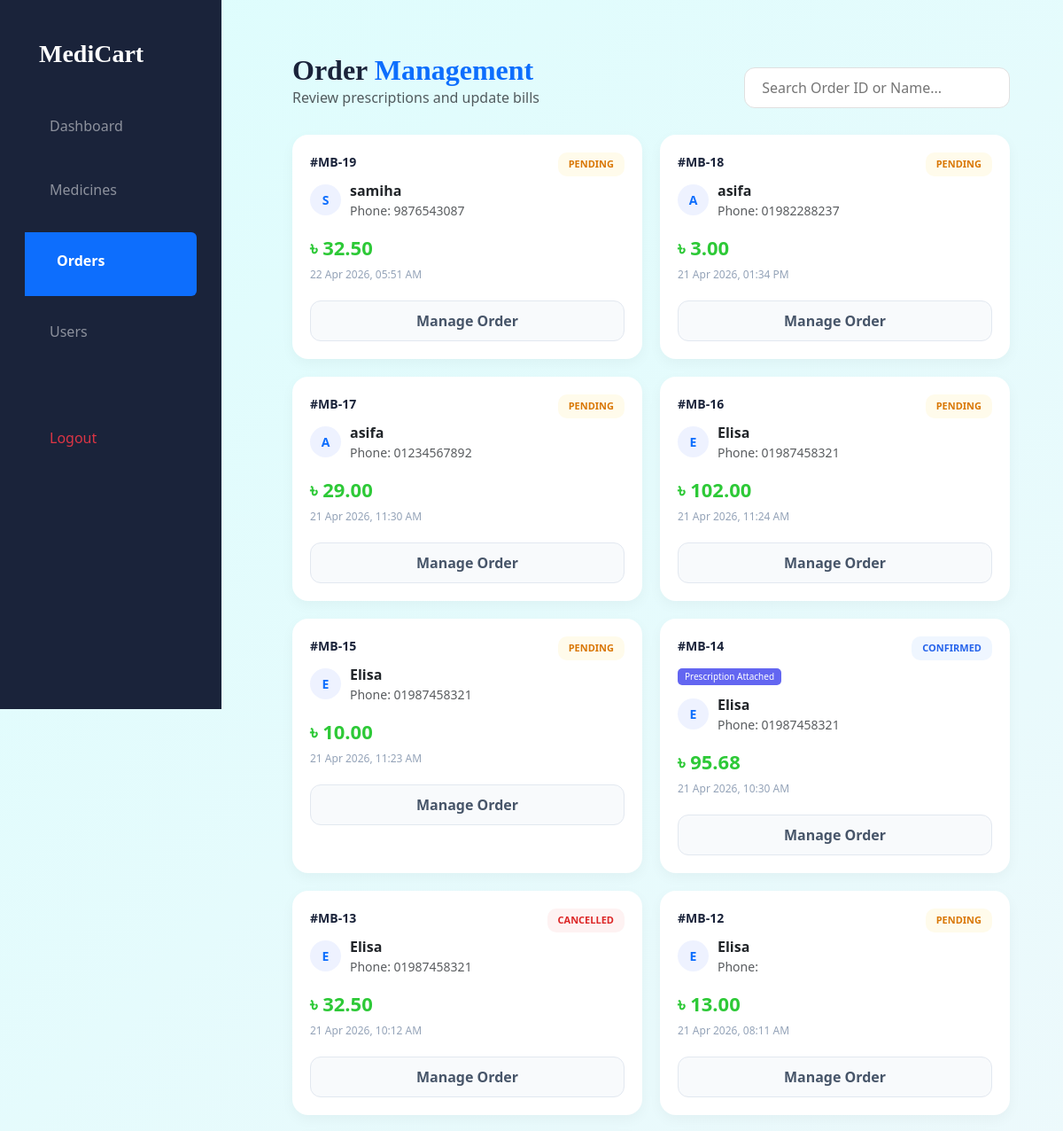
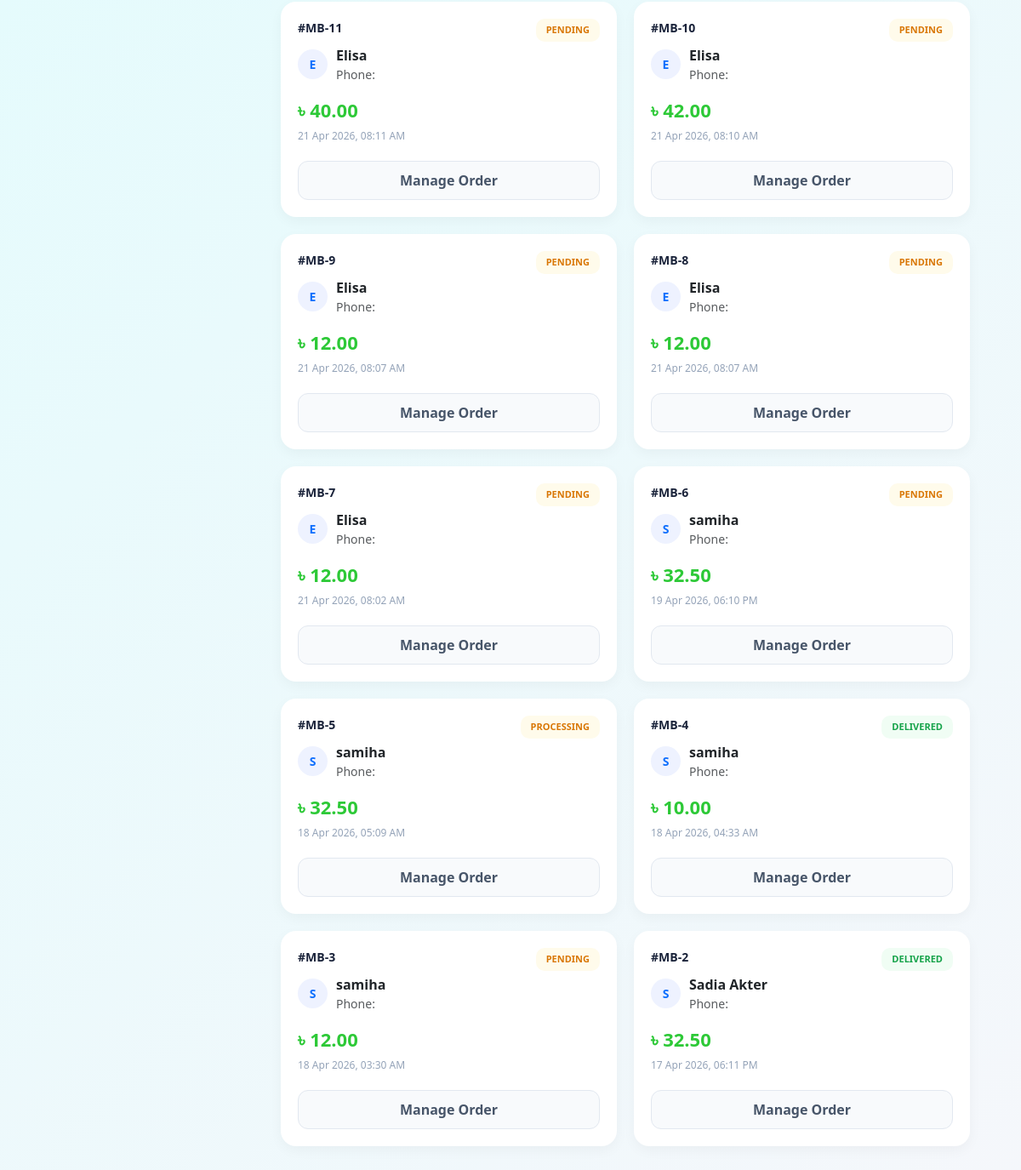
The app's page /admin/orders.php (signed in) with its own data (2 pictures, top to bottom).
### tables this page shows
CREATE TABLE `orders` (
  `order_id` int(11) NOT NULL,
  `user_id` int(11) DEFAULT NULL,
  `address` text DEFAULT NULL,
  `phone` varchar(20) DEFAULT NULL,
  `total_amount` decimal(10,2) DEFAULT NULL,
  `payment_method` varchar(50) DEFAULT NULL,
  `status` varchar(50) DEFAULT 'Pending',
  `prescription_file` varchar(255) DEFAULT NULL,
  `order_date` timestamp NOT NULL DEFAULT current_timestamp(),
  `total_price` decimal(10,2) DEFAULT 0.00
);

CREATE TABLE `users` (
  `user_id` int(11) NOT NULL,
  `name` varchar(100) NOT NULL,
  `phone` varchar(20) NOT NULL,
  `email` varchar(255) DEFAULT NULL,
  `password` varchar(255) NOT NULL,
  `created_at` timestamp NOT NULL DEFAULT current_timestamp(),
  `role` varchar(20) DEFAULT 'user'
);

### admin/orders.php (the view, shortened to what this page needs)
<?php
include('../includes/db.php');
include('../includes/ad_header.php');
$orders = mysqli_query($conn, "SELECT o.*, u.name as name FROM orders o JOIN users u ON o.user_id = u.user_id ORDER BY o.order_date DESC");
?>
<div class="sidebar" style="width: 250px; height: 100vh; background: #1a233a; position: fixed; left: 0; top: 0;">
    <div class="p-4"><h3 style="color:#fff; font-family:cursive; font-weight:900;">MediCart</h3></div>
    <ul class="list-unstyled">
        <li class="px-4 py-2"><a href="dashboard.php" class="text-white-50 text-decoration-none">Dashboard</a></li>
        <li class="px-4 py-2"><a href="manage_medicines.php" class="text-white-50 text-decoration-none">Medicines</a></li>
        <li class="px-4 py-2 bg-primary rounded-end m-2"><a href="orders.php" class="text-white text-decoration-none fw-bold">Orders</a></li>
        <li class="px-4 py-2"><a href="users.php" class="text-white-50 text-decoration-none">Users</a></li>
        <li class="px-4 py-2 mt-5"><a href="logout.php" class="text-danger text-decoration-none">Logout</a></li>
    </ul>
</div>
<div class="main-content">
    <div class="d-flex justify-content-between align-items-end mb-4">
        <div>
            <h2 style="font-weight: 900; color: #1a233a; margin:0; font-family: cursive">Order <span class="text-primary">Management</span></h2>
            <p class="text-muted m-0">Review prescriptions and update bills</p>
        </div>
        <input type="text" id="search" class="search-box" placeholder=" Search Order ID or Name...">
    </div>
    <div class="order-grid" id="orderGrid">
        <?php while($o = mysqli_fetch_assoc($orders)) {
            $db_status = strtolower(trim($o['status']));
            $status_class = 'pending';
            if($db_status == 'awaiting review') { $status_class = 'review'; }
            elseif($db_status == 'completed' || $db_status == 'delivered') { $status_class = 'delivered'; }
            elseif($db_status == 'confirmed' || $db_status == 'confirm') { $status_class = 'confirm'; }
            elseif($db_status == 'cancelled' || $db_status == 'cancel') { $status_class = 'cancel'; }
        ?>
        <div class="order-card">
            <span class="status-badge <?= $status_class ?>">
                <?= $o['status'] ?>
            </span>
            <span class="order-id">#MB-<?= $o['order_id'] ?></span>
            <?php if(!empty($o['prescription_file'])): ?>
                <span class="pres-badge"><i class="bi bi-file-earmark-medical"></i> Prescription Attached</span>
            <?php endif; ?>
            <div class="user-info">
                <div class="user-avatar"><?= strtoupper(substr($o['name'], 0, 1)) ?></div>
                <div>
                    <div class="fw-bold text-dark"><?= htmlspecialchars($o['name']) ?></div>
                    <div class="text-muted small">Phone: <?= $o['phone'] ?></div>
                </div>
            </div>
            <div class="price-tag">
                ৳ <?= number_format($o['total_amount'], 2) ?>
            </div>
            <div class="order-date">
                <i class="bi bi-clock"></i> <?= date("d M Y, h:i A", strtotime($o['order_date'])) ?>
            </div>
            <?php if($db_status == 'awaiting review'): ?>
                <a href="admin_review_order.php?id=<?= $o['order_id'] ?>" class="btn btn-update btn-primary text-gray text-decoration-none text-center d-block">
                    <i class="bi bi-calculator"></i> Review & Add Bill
                </a>
            <?php else: ?>
                <a href="update_order.php?id=<?= $o['order_id'] ?>" class="btn btn-update text-decoration-none text-center d-block">
                    Manage Order
                </a>
            <?php endif; ?>
        </div>
        <?php } ?>
    </div>
</div>

### includes/ad_header.php (shortened to what this page needs)
<!DOCTYPE html>
<html>
<head>
    <link href="https://cdn.jsdelivr.net/npm/bootstrap@5.3.0/dist/css/bootstrap.min.css" rel="stylesheet">
</head>
<body>
<div class="sidebar">
    <h4> MediCart</h4>
    <a href="dashboard.php"> Dashboard</a>
    <a href="manage_medicines.php"> Medicines</a>
    <a href="orders.php"> Orders</a>
    <a href="users.php"> Users</a>
    <a href="logout.php"> Logout</a>
</div>
<div class="main">

### includes/ad_header.php (style rules this page uses)
html, body { height: 100%; margin: 0; }
body { background: #f4f6f9; display: flex; flex-direction: column; }
.sidebar { width: 250px; height: 100vh; position: fixed; left: 0; top: 0; background: linear-gradient(180deg, #0f172a, #1e293b); color: #fff; padding: 20px; overflow-y: auto; }
.sidebar h4 { margin-bottom: 25px; font-weight: bold; }
.sidebar a { display: block; padding: 12px; margin-bottom: 8px; color: #cbd5e1; text-decoration: none; border-radius: 10px; transition: 0.2s; }
.main { margin-left: 270px; padding: 20px; flex: 1; min-height: 100vh; display: flex; flex-direction: column; }

### admin/orders.php (style rules this page uses)
body { background: linear-gradient(135deg, #ddfdfd, #f5f7fb); min-height: 100vh; }
.main-content { padding: 40px; }
.search-box { width: 300px; border-radius: 12px; padding: 10px 15px; border: 1px solid #e0e0e0; outline: none; }
.order-grid { display: grid; grid-template-columns: repeat(auto-fit, minmax(300px, 1fr)); gap: 20px; margin-top: 30px; }
.order-card { background: #fff; border-radius: 18px; padding: 20px; border: none; box-shadow: 0 5px 15px rgba(0,0,0,0.04); transition: 0.3s; position: relative; }
.order-id { font-weight: 800; color: #1a233a; font-size: 14px; margin-bottom: 10px; display: block; }
.user-info { display: flex; align-items: center; gap: 10px; margin-bottom: 15px; }
.user-avatar { width: 35px; height: 35px; background: #eef2ff; color: #0d6efd; border-radius: 50%; display: flex; justify-content: center; align-items: center; font-weight: bold; font-size: 14px; }
.price-tag { font-size: 22px; font-weight: 800; color: #2dc937; }
.order-date { font-size: 12px; color: #94a3b8; margin-top: 5px; }
.status-badge { position: absolute; top: 20px; right: 20px; padding: 5px 12px; border-radius: 10px; font-size: 11px; font-weight: 700; text-transform: uppercase; }
.pending { background: #fffbeb; color: #d97706; }
.confirm { background: #eff6ff; color: #2563eb; }
.delivered { background: #f0fdf4; color: #16a34a; }
.cancel { background: #fef2f2; color: #dc2626; }
.pres-badge { font-size: 10px; background: #6366f1; color: white; padding: 2px 8px; border-radius: 5px; margin-bottom: 10px; display: inline-block; }
.btn-update { margin-top: 20px; background: #f8fafc; border: 1px solid #e2e8f0; color: #475569; font-weight: 600; width: 100%; padding: 10px; border-radius: 12px; transition: 0.3s; }

### records on screen
orders: status "PENDING", order_id "19", user.name "S", user.name "samiha", phone "9876543087", total_amount "32.50", order_date "22 Apr 2026, 05:51 AM"
orders: status "PENDING", order_id "18", user.name "A", user.name "asifa", phone "01982288237", total_amount "3.00", order_date "21 Apr 2026, 01:34 PM"
orders: status "PENDING", order_id "17", user.name "A", user.name "asifa", phone "01234567892", total_amount "29.00", order_date "21 Apr 2026, 11:30 AM"
orders: status "PENDING", order_id "16", user.name "E", user.name "Elisa", phone "01987458321", total_amount "102.00", order_date "21 Apr 2026, 11:24 AM"
orders: status "PENDING", order_id "15", user.name "E", user.name "Elisa", phone "01987458321", total_amount "10.00", order_date "21 Apr 2026, 11:23 AM"
orders: status "CONFIRMED", order_id "14", shows "Prescription Attached", user.name "E", user.name "Elisa", phone "01987458321", total_amount "95.68", order_date "21 Apr 2026, 10:30 AM"
orders: status "CANCELLED", order_id "13", user.name "E", user.name "Elisa", phone "01987458321", total_amount "32.50", order_date "21 Apr 2026, 10:12 AM"
orders: status "PENDING", order_id "12", user.name "E", user.name "Elisa", total_amount "13.00", order_date "21 Apr 2026, 08:11 AM"
orders: status "PENDING", order_id "11", user.name "E", user.name "Elisa", total_amount "40.00", order_date "21 Apr 2026, 08:11 AM"
orders: status "PENDING", order_id "10", user.name "E", user.name "Elisa", total_amount "42.00", order_date "21 Apr 2026, 08:10 AM"
orders: status "PENDING", order_id "9", user.name "E", user.name "Elisa", total_amount "12.00", order_date "21 Apr 2026, 08:07 AM"
orders: status "PENDING", order_id "8", user.name "E", user.name "Elisa", total_amount "12.00", order_date "21 Apr 2026, 08:07 AM"
orders: status "PENDING", order_id "7", user.name "E", user.name "Elisa", total_amount "12.00", order_date "21 Apr 2026, 08:02 AM"
orders: status "PENDING", order_id "6", user.name "S", user.name "samiha", total_amount "32.50", order_date "19 Apr 2026, 06:10 PM"
orders: status "PROCESSING", order_id "5", user.name "S", user.name "samiha", total_amount "32.50", order_date "18 Apr 2026, 05:09 AM"
orders: status "DELIVERED", order_id "4", user.name "S", user.name "samiha", total_amount "10.00", order_date "18 Apr 2026, 04:33 AM"
orders: status "PENDING", order_id "3", user.name "S", user.name "samiha", total_amount "12.00", order_date "18 Apr 2026, 03:30 AM"
orders: status "DELIVERED", order_id "2", user.name "S", user.name "Sadia Akter", total_amount "32.50", order_date "17 Apr 2026, 06:11 PM"
